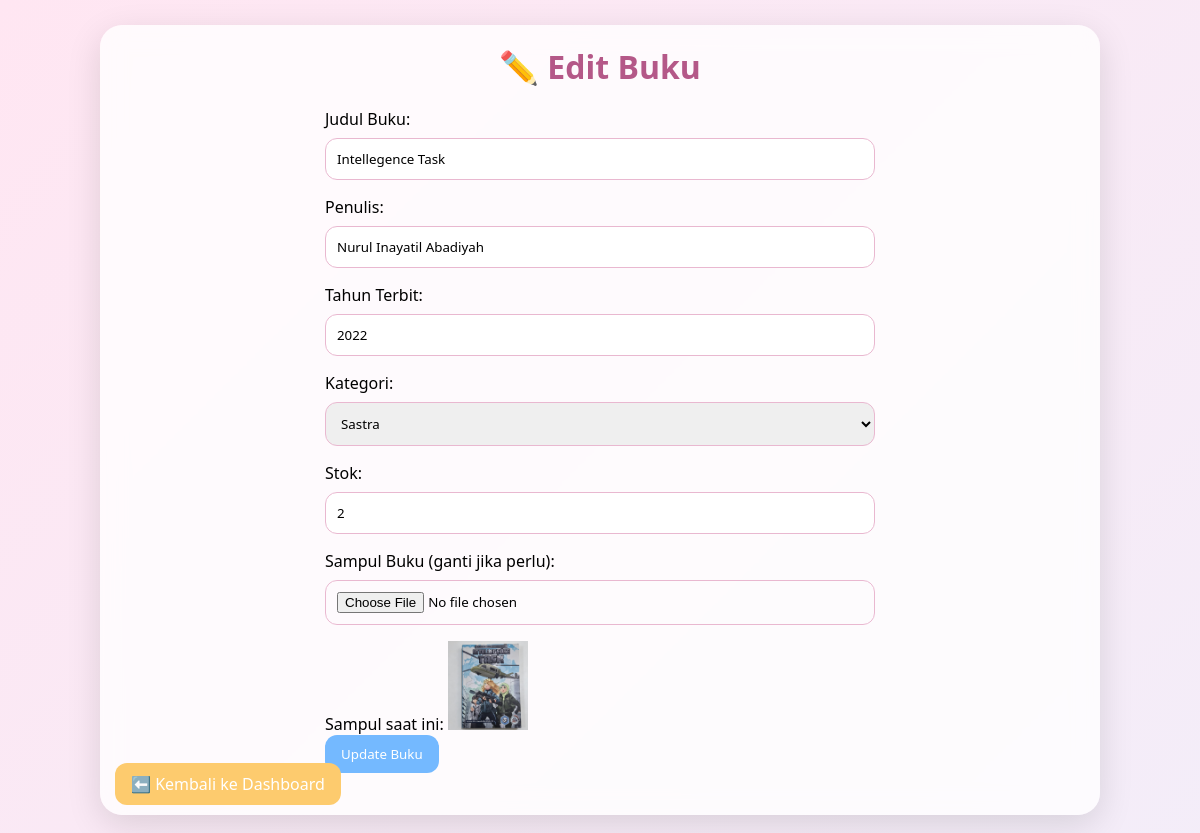
The app's page /edit_buku.php?id=1 (signed in) with its own data.
### tables this page shows
CREATE TABLE `buku` (
  `id_buku` int(11) NOT NULL,
  `judul` varchar(150) NOT NULL,
  `kategori` varchar(100) NOT NULL,
  `penulis` varchar(100) NOT NULL,
  `tahun_terbit` year(4) NOT NULL,
  `stok` int(11) NOT NULL DEFAULT 0,
  `sampul` varchar(200) DEFAULT NULL
);

### edit_buku.php (the view, shortened to what this page needs)
<?php
include 'config/koneksi.php';
$daftar_kategori = [
  'Pendidikan',
  'Sastra',
  'Teknologi',
  'Sejarah',
  'Sains',
  'Psikologi',
  'Ekonomi',
  'Bisnis'
];
$id = $_GET['id'];
$ambil = mysqli_query($conn, "SELECT * FROM buku WHERE id_buku='$id'");
$b = mysqli_fetch_assoc($ambil);
?>
<!DOCTYPE html>
<html>
<head>
<link rel="stylesheet" href="style.css">
</head>
<body>
<div class="container">
<h1>✏️ Edit Buku</h1>
<form method="POST" action="proses_edit.php?id=<?php echo $id; ?>" enctype="multipart/form-data">
  <label>Judul Buku:</label>
  <input type="text" name="judul" value="<?php echo $b['judul']; ?>" required>
  <label>Penulis:</label>
  <input type="text" name="penulis" value="<?php echo $b['penulis']; ?>" required>
  <label>Tahun Terbit:</label>
  <input type="number" name="tahun_terbit" min="1900" max="2099" value="<?php echo $b['tahun_terbit']; ?>" required>
  <label>Kategori:</label>
  <select name="kategori" required>
    <?php foreach($daftar_kategori as $kat): ?>
      <option value="<?php echo $kat; ?>" <?php if($b['kategori'] == $kat) echo "selected"; ?>>
        <?php echo $kat; ?>
      </option>
    <?php endforeach; ?>
  </select>
  <label>Stok:</label>
  <input type="number" name="stok" min="1" value="<?php echo $b['stok']; ?>" required>
  <label>Sampul Buku (ganti jika perlu):</label>
  <input type="file" name="sampul" accept="image/*">
  <?php if($b['sampul'] != ''): ?>
    <p>Sampul saat ini: <img src="uploads/<?php echo $b['sampul']; ?>" width="80"></p>
  <?php endif; ?>
  <button type="submit" class="btn btn-tambah">Update Buku</button>
</form>
<a href="dashboard.php" class="btn btn-edit">⬅️ Kembali ke Dashboard</a>
</div>
</body>
</html>

### style.css (style rules this page uses)
* { margin:0; padding:0; box-sizing:border-box; font-family: 'Segoe UI', sans-serif; }
body { background: linear-gradient(135deg,#ffe6f2,#e8f4ff,#fff8e8); background-size:400% 400%; animation: gradasi 8s ease infinite; min-height:100vh; padding:25px; }
.container { background:rgba(255,255,255,0.78); backdrop-filter:blur(12px); border-radius:22px; padding:20px 15px; box-shadow:0 10px 35px rgba(0,0,0,0.12); max-width:1000px; margin:0 auto; }
h1,h2 { text-align:center; color:#b45888; margin-bottom:20px; }
form { max-width:550px; margin:0 auto; }
input,select { width:100%; padding:11px; margin:8px 0 16px; border:1px solid #e9b8d0; border-radius:12px; }
button,a.btn { padding:10px 16px; border-radius:12px; text-decoration:none; color:white; border:none; cursor:pointer; font-weight:500; white-space:nowrap; }
.btn-tambah { background:#74b9ff; }
.btn-edit { background:#fdcb6e; }

### records on screen
buku: judul "Intellegence Task", penulis "Nurul Inayatil Abadiyah", tahun_terbit "2022", kategori "Sastra", stok "2", sampul (picture)
